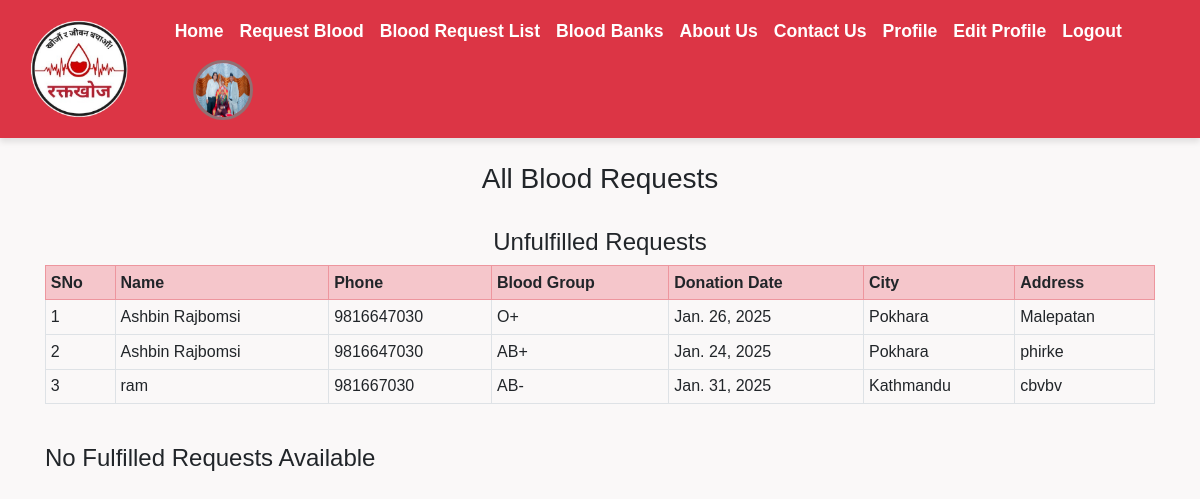
The page /see_all_request/ (signed in) on the database as committed earlier.
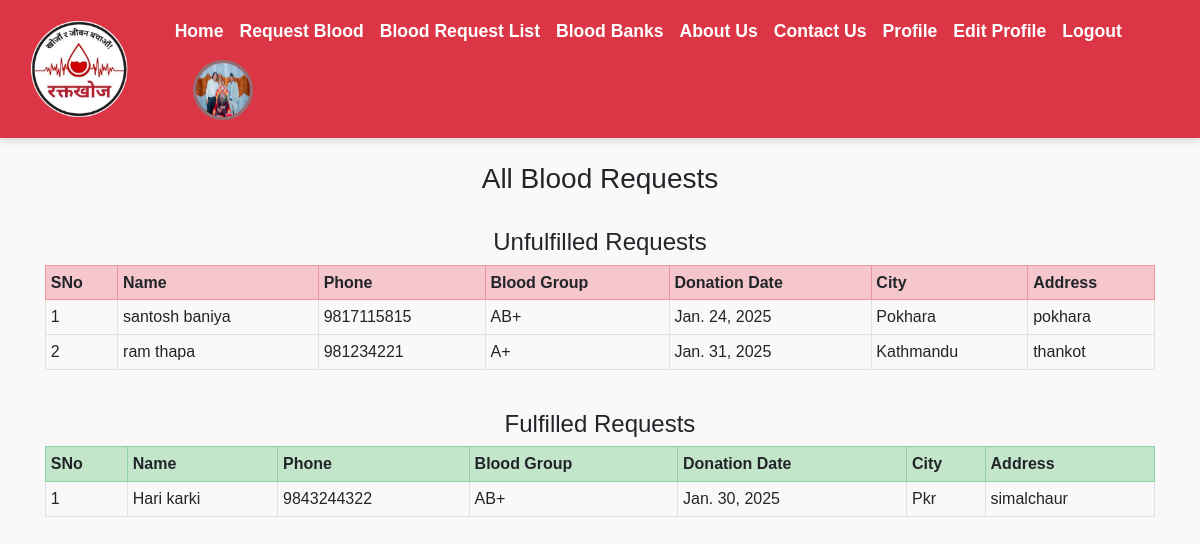
The same page on the database as committed later.
### home/models.py (models this page shows, shortened)
class RequestBlood(models.Model):
    name = models.CharField(max_length=100)
    phone = models.CharField(max_length=20)
    state = models.CharField(max_length=200, blank=True)
    city = models.CharField(max_length=300, blank=True)
    address = models.CharField(max_length=500, blank=True)
    blood_group = models.ForeignKey(BloodGroup, on_delete=models.CASCADE)
    date = models.DateField(max_length=100, blank=True)
    is_fulfilled = models.BooleanField(default=False)

class BloodGroup(models.Model):
    name = models.CharField(max_length=5)
    def __str__(self):
        return self.name

### home/views.py (the view)
# urls.py: path("see_all_request/", views.see_all_request, name="see_all_request"),
def see_all_request(request):
    unfulfilled_requests = RequestBlood.objects.filter(is_fulfilled=False)
    fulfilled_requests = RequestBlood.objects.filter(is_fulfilled=True)
    return render(request, "see_all_request.html", {
        'unfulfilled_requests': unfulfilled_requests,
        'fulfilled_requests': fulfilled_requests,
    })

### home/templates/see_all_request.html (shortened to what this page needs)
{% extends 'base.html' %}
{% load static %}
{% block body %}
<div class="container">
    <h3 class="text-center">All Blood Requests</h3>
    <br>
    {% if unfulfilled_requests or fulfilled_requests %}
        {% if unfulfilled_requests %}
            <h4 class="text-center">Unfulfilled Requests</h4>
            <table class="table table-sm table-bordered">
                <tr class="table-danger">
                    <th>SNo</th>
                    <th>Name</th>
                    <th>Phone</th>
                    <th>Blood Group</th>
                    <th>Donation Date</th>
                    <th>City</th>
                    <th>Address</th>
                </tr>
                {% for i in unfulfilled_requests %}
                <tr>
                    <td>{{ forloop.counter }}</td>
                    <td>{{ i.name }}</td>
                    <td>{{ i.phone }}</td>
                    <td>{{ i.blood_group }}</td>
                    <td>{{ i.date }}</td>
                    <td>{{ i.city }}</td>
                    <td>{{ i.address }}</td>
                </tr>
                {% endfor %}
            </table>
        {% else %}
            <h4>No Unfulfilled Requests Available</h4>
        {% endif %}
        <br>
        {% if fulfilled_requests %}
            <h4 class="text-center">Fulfilled Requests</h4>
            <table class="table table-sm table-bordered">
                <tr class="table-success">
                    <th>SNo</th>
                    <th>Name</th>
                    <th>Phone</th>
                    <th>Blood Group</th>
                    <th>Donation Date</th>
                    <th>City</th>
                    <th>Address</th>
                </tr>
                {% for i in fulfilled_requests %}
                <tr>
                    <td>{{ forloop.counter }}</td>
                    <td>{{ i.name }}</td>
                    <td>{{ i.phone }}</td>
                    <td>{{ i.blood_group }}</td>
                    <td>{{ i.date }}</td>
                    <td>{{ i.city }}</td>
                    <td>{{ i.address }}</td>
                </tr>
                {% endfor %}
            </table>
        {% else %}
            <h4>No Fulfilled Requests Available</h4>
        {% endif %}
    {% else %}
        <h2>No Blood Requests Available</h2>
    {% endif %}
</div>
{% endblock %}

Rows that differ between the two databases and show on the page:
removed RequestBlood: name "Ashbin Rajbomsi", phone "9816647030", blood_group "O+", date "Jan. 26, 2025", city "Pokhara", address "Malepatan", shown under "Unfulfilled Requests"
removed RequestBlood: name "Ashbin Rajbomsi", phone "9816647030", blood_group "AB+", date "Jan. 24, 2025", city "Pokhara", address "phirke", shown under "Unfulfilled Requests"
removed RequestBlood: name "ram", phone "981667030", blood_group "AB-", date "Jan. 31, 2025", city "Kathmandu", address "cbvbv", shown under "Unfulfilled Requests"
added RequestBlood: name "santosh baniya", phone "9817115815", blood_group "AB+", date "Jan. 24, 2025", city "Pokhara", address "pokhara", shown under "Unfulfilled Requests"
added RequestBlood: name "ram thapa", phone "981234221", blood_group "A+", date "Jan. 31, 2025", city "Kathmandu", address "thankot", shown under "Unfulfilled Requests"
added RequestBlood: name "Hari karki", phone "9843244322", blood_group "AB+", date "Jan. 30, 2025", city "Pkr", address "simalchaur", shown under "Fulfilled Requests"
Other text that changed with them:
text no longer shown: "No Fulfilled Requests Available"
text now shown: "Fulfilled Requests SNo Name Phone Blood Group Donation Date City Address"
